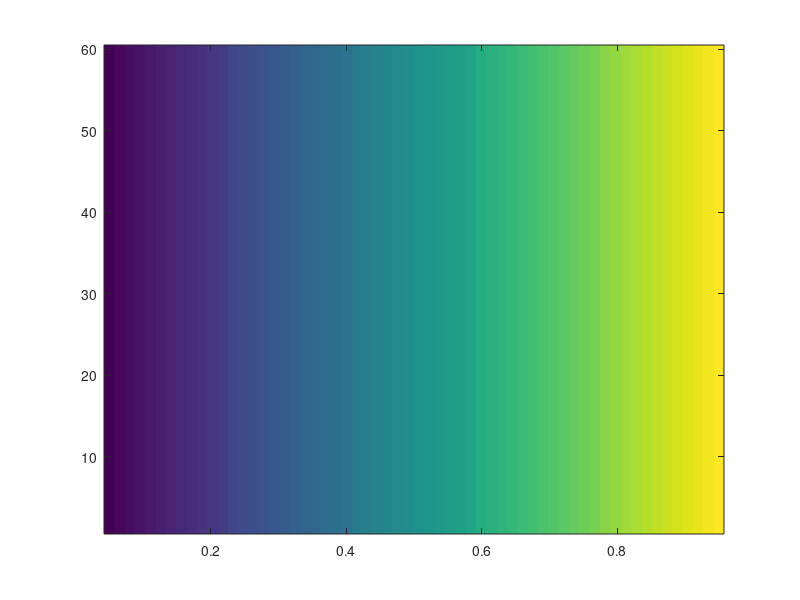

This figure's MATLAB source: (Note: this script raises an error after producing the figure.)
% Space out points on the x-axis 
% Starting from 12.5 up to 256.
t = linspace(12.5/256, 12.5, 256)';

% Decays are biologically fixed
tau1 = 2.14; 
tau2 = 0.69;

% Compute the column vectors of the A matrix 
a1 = exp(-t / tau1);
a2 = exp(-t / tau2);

% IRF centered at 2ns
mu = 2;

% Full with half max = 340ps (defining Gaussian for IRF)
fwhm = 0.34;

% Convert FWHM to standard deviation using known formula
% FWHM = 2 * sigma * sqrt{2 ln(2)}
sigma = fwhm / (2*sqrt(2*log(2)));

% Define IRF using Gaussian standard deviation formula
% Evenly space points
irf = exp(-(t - mu).^2 / (2*sigma^2));
irf = irf / sum(irf);

% Apply convolution to each vector of A
% 'Same' ==> we get col vector of length 256
a1_conv = conv(a1, irf, 'same');
a2_conv = conv(a2, irf, 'same');

% A matrix
A = [a1_conv, a2_conv];


%A = [a1,a2];

% % Number of photons (F_sensor)
% F_0 = 300000;
% 
% % Ground truth P1 value
% p1_real = 0.45;
% p2_real = 1-p1_real;


p1_vec = linspace(0.05, 0.95, 60);   % x-axis: true P1
F0_vec = logspace(3, 6, 60);         % y-axis: photon count
P1hat_grid = zeros(numel(F0_vec), numel(p1_vec));


for i = 1:numel(F0_vec)
    F_0 = F0_vec(i);
    for j = 1:numel(p1_vec)
        p1_real = p1_vec(j);
        p2_real = 1-p1_real;


        % Components of C matrix
        c1 = F_0*p1_real;
        c2 = F_0*p2_real;
        
        
        % Composed of F0P1 and F0P2
        c = [c1,c2]';
        
        % Gives: Measured Vals = F0P1e^{-t/tau1}+F0P2e^{-t/tau2}
        y = A * c;
        
        % Pseudoinverse * y = Fitted F0P1 and F0P2
        c_hat =(inv(A' * A)*A')*y;
        
        % Compute fitted values
        c1_hat = c_hat(1);
        c2_hat = c_hat(2);
        P1_hat = c1_hat / (c1_hat + c2_hat);
        
        P1hat_grid(i,j) = P1_hat;
    end
end

imagesc(p1_vec, 1:numel(F0_vec), P1hat_grid);
set(gca,'YDir','normal'); clim([0 1]); colorbar;
xlabel('True P_1'); ylabel('Photon count F_0');
bias = P1hat_grid - repmat(p1_vec, numel(F0_vec), 1);
fprintf('Max |bias|: %.3e\n', max(abs(bias(:))));
